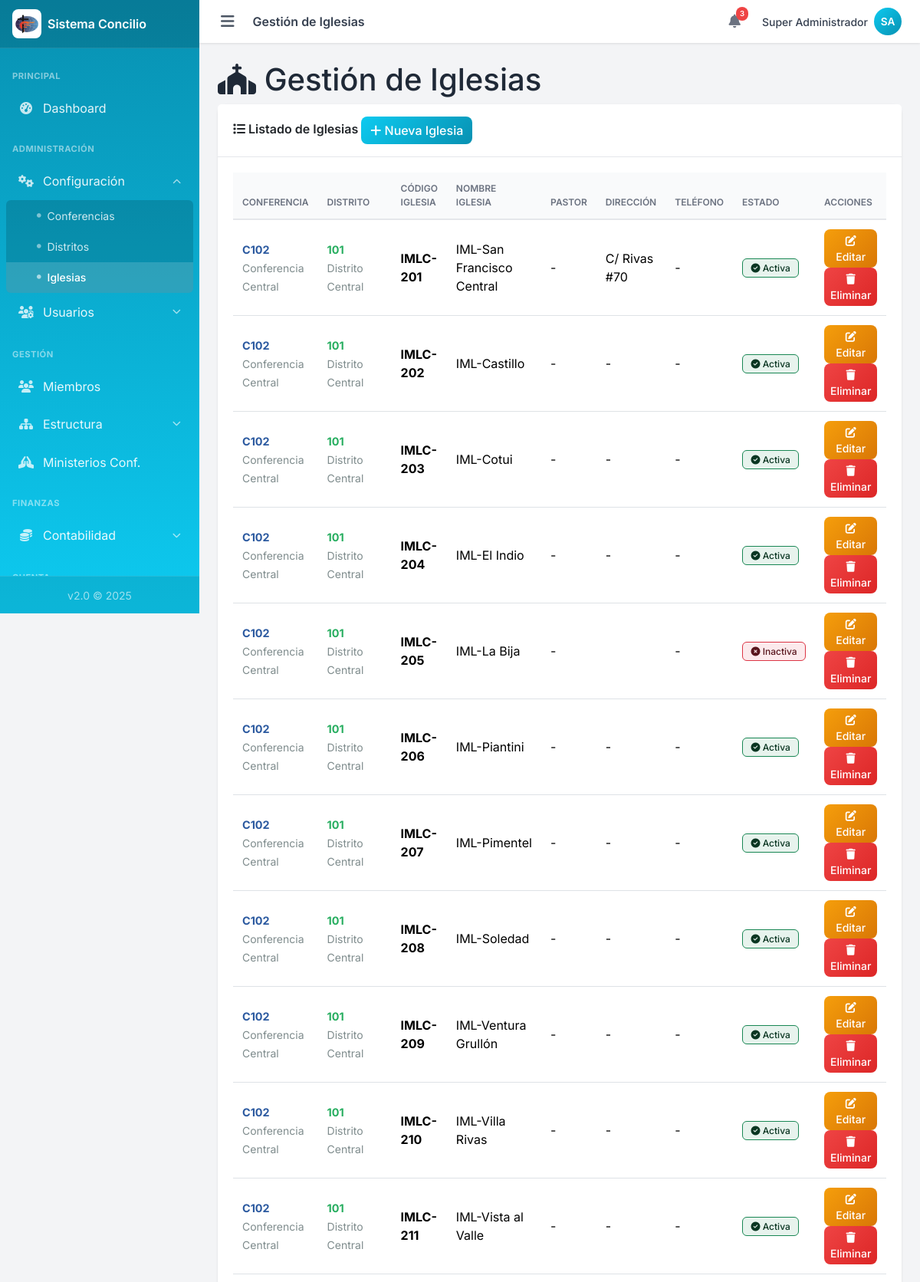
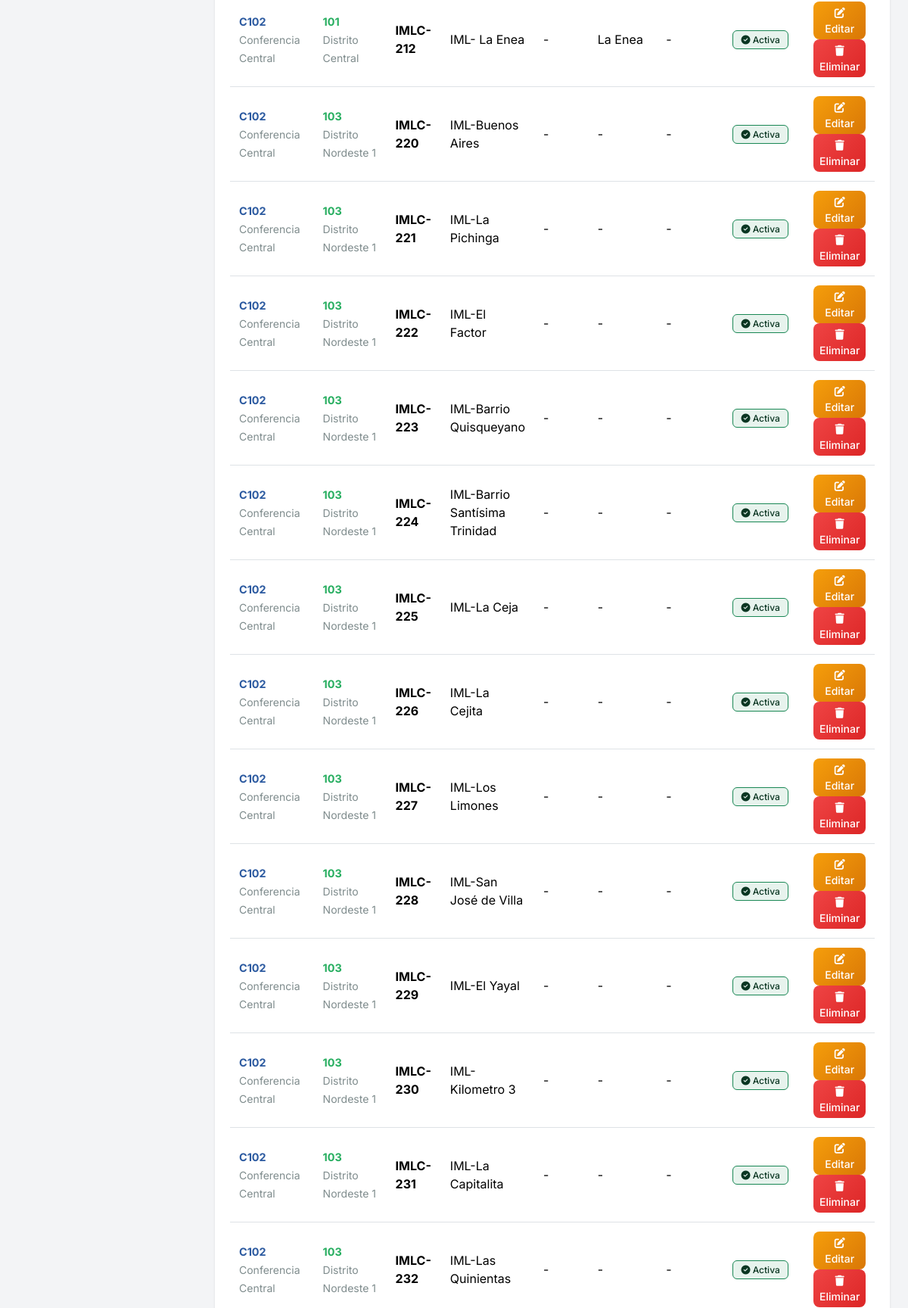
/admin/iglesias/index.php (signed in, upper part), run on the app's committed database (2 pictures, top to bottom).
### tables this page shows
CREATE TABLE `iglesias` (
  `id` int(11) NOT NULL,
  `distrito_id` int(11) NOT NULL,
  `codigo` varchar(20) NOT NULL,
  `nombre` varchar(150) NOT NULL,
  `categoria` enum('Circuito','Capilla','Proyecto Evangelístico') NOT NULL DEFAULT 'Circuito',
  `direccion` varchar(255) DEFAULT NULL,
  `provincia_id` int(11) DEFAULT NULL,
  `municipio_id` int(11) DEFAULT NULL,
  `telefono` varchar(30) DEFAULT NULL,
  `correo` varchar(150) DEFAULT NULL,
  `activo` tinyint(1) NOT NULL DEFAULT 1,
  `creado_en` timestamp NOT NULL DEFAULT current_timestamp()
);

CREATE TABLE `conferencias` (
  `id` int(11) NOT NULL,
  `superintendente_id` int(11) DEFAULT NULL,
  `codigo` varchar(20) NOT NULL,
  `nombre` varchar(150) NOT NULL,
  `superintendente_nombre` varchar(150) DEFAULT NULL,
  `telefono` varchar(30) DEFAULT NULL,
  `correo` varchar(150) DEFAULT NULL,
  `activo` tinyint(1) NOT NULL DEFAULT 1,
  `creado_en` timestamp NOT NULL DEFAULT current_timestamp()
);

CREATE TABLE `distritos` (
  `id` int(11) NOT NULL,
  `conferencia_id` int(11) NOT NULL,
  `supervisor_id` int(11) DEFAULT NULL,
  `codigo` varchar(20) NOT NULL,
  `nombre` varchar(150) NOT NULL,
  `supervisor_nombre` varchar(150) DEFAULT NULL,
  `telefono` varchar(30) DEFAULT NULL,
  `correo` varchar(150) DEFAULT NULL,
  `activo` tinyint(1) NOT NULL DEFAULT 1,
  `creado_en` timestamp NOT NULL DEFAULT current_timestamp()
);

### admin/iglesias/index.php (the view, shortened to what this page needs)
<?php
require_once __DIR__ . '/../includes/header.php';
require_once __DIR__ . '/../../config/config.php';
try {
    $sql = "SELECT i.*,
                   d.nombre AS distrito_nombre, d.codigo AS distrito_codigo,
                   c.nombre AS conferencia_nombre, c.codigo AS conferencia_codigo
            FROM iglesias i
            INNER JOIN distritos d ON i.distrito_id = d.id
            INNER JOIN conferencias c ON d.conferencia_id = c.id
            ORDER BY c.nombre, d.nombre, i.codigo";
    $resultado = $conexion->query($sql);
} catch (Exception $e) {
    error_log("Error al obtener iglesias: " . $e->getMessage());
    echo "<div class='alert alert-danger'>Error al cargar las iglesias.</div>";
    require_once __DIR__ . '/../includes/footer.php';
    exit;
}
?>
<div class="content-header">
    <h1><i class="fas fa-church"></i> Gestión de Iglesias</h1>
</div>
<div class="card">
    <div class="card-header">
        <span class="card-title"><i class="fas fa-list"></i> Listado de Iglesias</span>
        <a href="crear.php" class="btn btn-primary">
            <i class="fas fa-plus"></i> Nueva Iglesia
        </a>
    </div>
    <div class="card-body">
        <?php if ($resultado && $resultado->num_rows > 0): ?>
            <div class="table-responsive">
                <table class="table">
                    <thead>
                        <tr>
                            <th>Conferencia</th>
                            <th>Distrito</th>
                            <th>Código Iglesia</th>
                            <th>Nombre Iglesia</th>
                            <th>Pastor</th>
                            <th>Dirección</th>
                            <th>Teléfono</th>
                            <th>Estado</th>
                            <th>Acciones</th>
                        </tr>
                    </thead>
                    <tbody>
                        <?php while ($igl = $resultado->fetch_assoc()): ?>
                            <tr>
                                <td data-label="Conferencia">
                                    <strong style="color: #2c5aa0; font-size: 0.9rem;">
                                        <?php echo htmlspecialchars($igl['conferencia_codigo']); ?>
                                    </strong>
                                    <br>
                                    <small style="color: #7f8c8d;">
                                        <?php echo htmlspecialchars($igl['conferencia_nombre']); ?>
                                    </small>
                                </td>
                                <td data-label="Distrito">
                                    <strong style="color: #27ae60; font-size: 0.9rem;">
                                        <?php echo htmlspecialchars($igl['distrito_codigo']); ?>
                                    </strong>
                                    <br>
                                    <small style="color: #7f8c8d;">
                                        <?php echo htmlspecialchars($igl['distrito_nombre']); ?>
                                    </small>
                                </td>
                                <td data-label="Código Iglesia">
                                    <strong><?php echo htmlspecialchars($igl['codigo']); ?></strong>
                                </td>
                                <td data-label="Nombre">
                                    <?php echo htmlspecialchars($igl['nombre']); ?>
                                </td>
                                <td data-label="Pastor">
                                    <?php echo htmlspecialchars($igl['pastor_nombre'] ?? '-'); ?>
                                </td>
                                <td data-label="Dirección">
                                    <?php echo htmlspecialchars($igl['direccion'] ?? '-'); ?>
                                </td>
                                <td data-label="Teléfono">
                                    <?php echo htmlspecialchars($igl['telefono'] ?? '-'); ?>
                                </td>
                                <td data-label="Estado">
                                    <?php if ($igl['activo'] == 1): ?>
                                        <span class="badge bg-success bg-opacity-10 text-success border border-success">
                                            <i class="fas fa-check-circle"></i> Activa
                                        </span>
                                    <?php else: ?>
                                        <span class="badge bg-danger bg-opacity-10 text-danger border border-danger">
                                            <i class="fas fa-times-circle"></i> Inactiva
                                        </span>
                                    <?php endif; ?>
                                </td>
                                <td data-label="Acciones">
                                    <a href="editar.php?id=<?php echo $igl['id']; ?>"
                                       class="btn btn-sm btn-warning"
                                       title="Editar">
                                        <i class="fas fa-edit"></i> Editar
                                    </a>
                                    <a href="eliminar.php?id=<?php echo $igl['id']; ?>"
                                       class="btn btn-sm btn-danger"
                                       title="Eliminar"
                                       onclick="return confirm('¿Está seguro de eliminar esta iglesia?');">
                                        <i class="fas fa-trash"></i> Eliminar
                                    </a>
                                </td>
                            </tr>
                        <?php endwhile; ?>
                    </tbody>
                </table>
            </div>
        <?php endif; ?>
    </div>
</div>
<?php require_once __DIR__ . '/../includes/footer.php'; ?>

### css/custom.css (style rules this page uses)
:root { --primary: #0dcaf0; --primary-dark: #0891b2; --primary-light: #67e8f9; --primary-darker: #0e7490; --success: #10b981; --warning: #f59e0b; --danger: #ef4444; --info: #3b82f6; --gray-50: #f9fafb; --gray-100: #f3f4f6; --gray-200: #e5e7eb; --gray-300: #d1d5db; --gray-400: #9ca3af; --gray-500: #6b7280; --gray-600: #4b5563; --gray-700: #374151; --gray-800: #1f2937; --gray-900: #111827; --sidebar-width: 260px; --navbar-height: 56px; --footer-height: 50px; --shadow-sm: 0 1px 2px rgba(0, 0, 0, 0.05); --shadow: 0 1px 3px rgba(0, 0, 0, 0.1); --shadow-md: 0 4px 6px rgba(0, 0, 0, 0.1); --shadow-lg: 0 10px 15px rgba(0, 0, 0, 0.1); --font-family: 'Inter', -apple-system, BlinkMacSystemFont, sans-serif; }
* { box-sizing: border-box; }
html { scroll-behavior: smooth; -webkit-tap-highlight-color: transparent; }
body { font-family: var(--font-family); background: var(--gray-100); color: var(--gray-800); margin: 0; padding: 0; min-height: 100vh; }
.card { border: none; border-radius: 0.75rem; box-shadow: var(--shadow); background: #fff; margin-bottom: 1rem; }
.card-header { background: #fff; border-bottom: 1px solid var(--gray-200); padding: 1rem 1.25rem; font-weight: 600; border-radius: 0.75rem 0.75rem 0 0; }
.card-title { margin: 0; font-size: 1rem; font-weight: 600; }
.card-body { padding: 1.25rem; }
.table { margin-bottom: 0; }
.table thead th { background: var(--gray-50); border-bottom: 2px solid var(--gray-200); font-weight: 600; font-size: 0.75rem; text-transform: uppercase; color: var(--gray-500); padding: 0.75rem; }
.table td { padding: 0.75rem; vertical-align: middle; }
.btn { font-weight: 500; border-radius: 0.5rem; transition: all 0.2s ease; }
.btn-primary { background: linear-gradient(135deg, var(--primary) 0%, var(--primary-dark) 100%); border: none; }
.btn-warning { background: linear-gradient(135deg, var(--warning) 0%, #d97706 100%); border: none; color: #fff; }
.btn-danger { background: linear-gradient(135deg, var(--danger) 0%, #dc2626 100%); border: none; }
.badge { font-weight: 500; padding: 0.35rem 0.65rem; border-radius: 0.375rem; }
.badge.bg-success.bg-opacity-10 { background-color: rgba(25, 135, 84, 0.1) !important; color: #0a3622 !important; border: 1px solid #198754; }
.badge.bg-danger.bg-opacity-10 { background-color: rgba(220, 53, 69, 0.1) !important; color: #58151c !important; border: 1px solid #dc3545; }
body { overscroll-behavior-y: contain; }
.btn, .nav-link, .card[class*="bg-"] a { -webkit-user-select: none; user-select: none; -webkit-tap-highlight-color: transparent; }

### data on the page
iglesias: conferencias.codigo "C102", conferencias.nombre "Conferencia Central", distrito.codigo "101", distrito.nombre "Distrito Central", codigo "IMLC-201", nombre "IML-San Francisco Central", pastor_nombre "-", direccion "C/ Rivas #70", telefono "-", activo 1 (drawn)
iglesias: conferencias.codigo "C102", conferencias.nombre "Conferencia Central", distrito.codigo "101", distrito.nombre "Distrito Central", codigo "IMLC-202", nombre "IML-Castillo", pastor_nombre "-", direccion "-", telefono "-", activo 1 (drawn)
iglesias: conferencias.codigo "C102", conferencias.nombre "Conferencia Central", distrito.codigo "101", distrito.nombre "Distrito Central", codigo "IMLC-203", nombre "IML-Cotui", pastor_nombre "-", direccion "-", telefono "-", activo 1 (drawn)
iglesias: conferencias.codigo "C102", conferencias.nombre "Conferencia Central", distrito.codigo "101", distrito.nombre "Distrito Central", codigo "IMLC-204", nombre "IML-El Indio", pastor_nombre "-", direccion "-", telefono "-", activo 1 (drawn)
iglesias: conferencias.codigo "C102", conferencias.nombre "Conferencia Central", distrito.codigo "101", distrito.nombre "Distrito Central", codigo "IMLC-205", nombre "IML-La Bija", pastor_nombre "-", telefono "-", activo 0 (drawn)
iglesias: conferencias.codigo "C102", conferencias.nombre "Conferencia Central", distrito.codigo "101", distrito.nombre "Distrito Central", codigo "IMLC-206", nombre "IML-Piantini", pastor_nombre "-", direccion "-", telefono "-", activo 1 (drawn)
iglesias: conferencias.codigo "C102", conferencias.nombre "Conferencia Central", distrito.codigo "101", distrito.nombre "Distrito Central", codigo "IMLC-207", nombre "IML-Pimentel", pastor_nombre "-", direccion "-", telefono "-", activo 1 (drawn)
iglesias: conferencias.codigo "C102", conferencias.nombre "Conferencia Central", distrito.codigo "101", distrito.nombre "Distrito Central", codigo "IMLC-208", nombre "IML-Soledad", pastor_nombre "-", direccion "-", telefono "-", activo 1 (drawn)
iglesias: conferencias.codigo "C102", conferencias.nombre "Conferencia Central", distrito.codigo "101", distrito.nombre "Distrito Central", codigo "IMLC-209", nombre "IML-Ventura Grullón", pastor_nombre "-", direccion "-", telefono "-", activo 1 (drawn)
iglesias: conferencias.codigo "C102", conferencias.nombre "Conferencia Central", distrito.codigo "101", distrito.nombre "Distrito Central", codigo "IMLC-210", nombre "IML-Villa Rivas", pastor_nombre "-", direccion "-", telefono "-", activo 1 (drawn)
iglesias: conferencias.codigo "C102", conferencias.nombre "Conferencia Central", distrito.codigo "101", distrito.nombre "Distrito Central", codigo "IMLC-211", nombre "IML-Vista al Valle", pastor_nombre "-", direccion "-", telefono "-", activo 1 (drawn)
iglesias: conferencias.codigo "C102", conferencias.nombre "Conferencia Central", distrito.codigo "101", distrito.nombre "Distrito Central", codigo "IMLC-212", nombre "IML- La Enea", pastor_nombre "-", direccion "La Enea", telefono "-", activo 1 (drawn)
iglesias: conferencias.codigo "C102", conferencias.nombre "Conferencia Central", distrito.codigo "103", distrito.nombre "Distrito Nordeste 1", codigo "IMLC-220", nombre "IML-Buenos Aires", pastor_nombre "-", direccion "-", telefono "-", activo 1 (drawn)
iglesias: conferencias.codigo "C102", conferencias.nombre "Conferencia Central", distrito.codigo "103", distrito.nombre "Distrito Nordeste 1", codigo "IMLC-221", nombre "IML-La Pichinga", pastor_nombre "-", direccion "-", telefono "-", activo 1 (drawn)
iglesias: conferencias.codigo "C102", conferencias.nombre "Conferencia Central", distrito.codigo "103", distrito.nombre "Distrito Nordeste 1", codigo "IMLC-222", nombre "IML-El Factor", pastor_nombre "-", direccion "-", telefono "-", activo 1 (drawn)
iglesias: conferencias.codigo "C102", conferencias.nombre "Conferencia Central", distrito.codigo "103", distrito.nombre "Distrito Nordeste 1", codigo "IMLC-223", nombre "IML-Barrio Quisqueyano", pastor_nombre "-", direccion "-", telefono "-", activo 1 (drawn)
iglesias: conferencias.codigo "C102", conferencias.nombre "Conferencia Central", distrito.codigo "103", distrito.nombre "Distrito Nordeste 1", codigo "IMLC-224", nombre "IML-Barrio Santísima Trinidad", pastor_nombre "-", direccion "-", telefono "-", activo 1 (drawn)
iglesias: conferencias.codigo "C102", conferencias.nombre "Conferencia Central", distrito.codigo "103", distrito.nombre "Distrito Nordeste 1", codigo "IMLC-225", nombre "IML-La Ceja", pastor_nombre "-", direccion "-", telefono "-", activo 1 (drawn)
iglesias: conferencias.codigo "C102", conferencias.nombre "Conferencia Central", distrito.codigo "103", distrito.nombre "Distrito Nordeste 1", codigo "IMLC-226", nombre "IML-La Cejita", pastor_nombre "-", direccion "-", telefono "-", activo 1 (drawn)
iglesias: conferencias.codigo "C102", conferencias.nombre "Conferencia Central", distrito.codigo "103", distrito.nombre "Distrito Nordeste 1", codigo "IMLC-227", nombre "IML-Los Limones", pastor_nombre "-", direccion "-", telefono "-", activo 1 (drawn)
iglesias: conferencias.codigo "C102", conferencias.nombre "Conferencia Central", distrito.codigo "103", distrito.nombre "Distrito Nordeste 1", codigo "IMLC-228", nombre "IML-San José de Villa", pastor_nombre "-", direccion "-", telefono "-", activo 1 (drawn)
iglesias: conferencias.codigo "C102", conferencias.nombre "Conferencia Central", distrito.codigo "103", distrito.nombre "Distrito Nordeste 1", codigo "IMLC-229", nombre "IML-El Yayal", pastor_nombre "-", direccion "-", telefono "-", activo 1 (drawn)
iglesias: conferencias.codigo "C102", conferencias.nombre "Conferencia Central", distrito.codigo "103", distrito.nombre "Distrito Nordeste 1", codigo "IMLC-230", nombre "IML-Kilometro 3", pastor_nombre "-", direccion "-", telefono "-", activo 1 (drawn)
iglesias: conferencias.codigo "C102", conferencias.nombre "Conferencia Central", distrito.codigo "103", distrito.nombre "Distrito Nordeste 1", codigo "IMLC-231", nombre "IML-La Capitalita", pastor_nombre "-", direccion "-", telefono "-", activo 1 (drawn)
iglesias: conferencias.codigo "C102", conferencias.nombre "Conferencia Central", distrito.codigo "103", distrito.nombre "Distrito Nordeste 1", codigo "IMLC-232", nombre "IML-Las Quinientas", pastor_nombre "-", direccion "-", telefono "-", activo 1 (drawn)

### other printed values
$titulo_pagina "Gestión de Iglesias"
$USUARIO_NOMBRE "Super Administrador"
$iniciales "SA"
